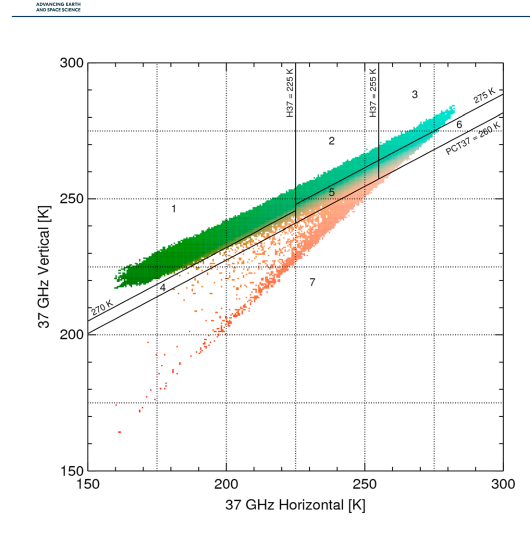
#> input picture demo_37color/fig1_full.png, 1060 x 1070 px (shown at 1/2 size)
$ python fit_recipe.py
#> lines starting #> are read from the running program, lines starting #| are printed output that depends on the picture; after the words box and inside, x2 and y2 are one past the last pixel; in counts of white or black regions, pixels touching at a corner belong together
"""Fit the 37color recipe constants to Jiang 2018 Fig. 1 ground-truth pixels."""
import numpy as np
from PIL import Image
from scipy.optimize import minimize

im = np.asarray(Image.open("fig1_full.png").convert("RGB")).astype(np.float64)
Y, X, _ = im.shape
#> Y = 1070; X = 1060
def px_to_h(px): return 150.0 + (px - 175.0) / (1006.0 - 175.0) * 150.0
def px_to_v(py): return 300.0 - (py - 125.0) / (941.0 - 125.0) * 150.0
mx = im.max(2); mn = im.min(2); sat = mx - mn
#> after `mx = im.max(2)`:
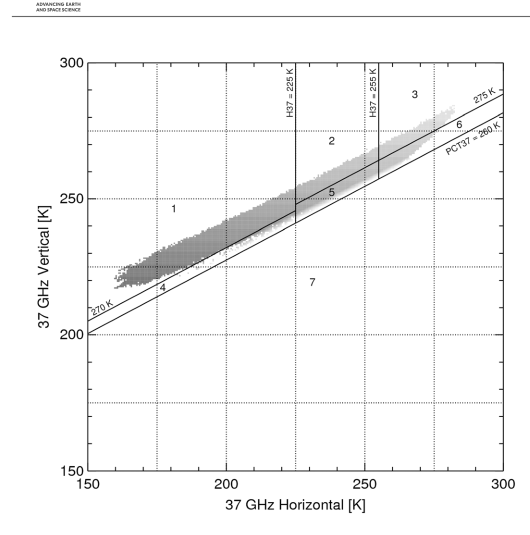
#> mx: shape (1070, 1060) float64 (shown at 1/2 size); min 0, max 255, mean 246.7
#> after `mn = im.min(2)`:
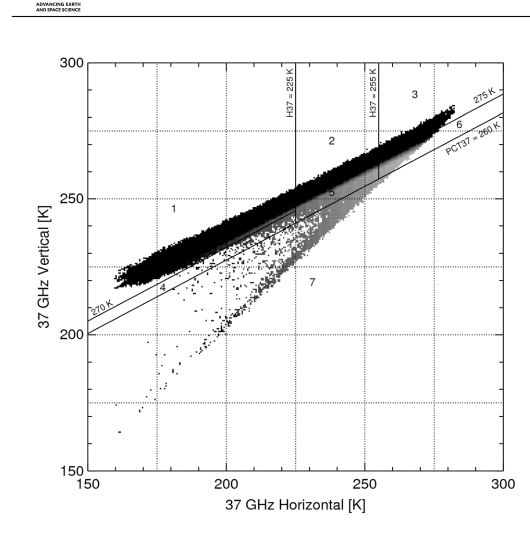
#> mn: shape (1070, 1060) float64 (shown at 1/2 size); min 0, max 255, mean 239.9
#> after `sat = mx - mn`:
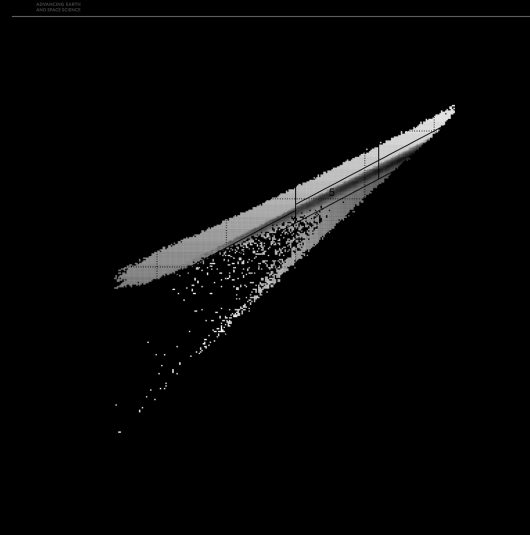
#> sat: shape (1070, 1060) float64 (shown at 1/2 size); min 0, max 255, mean 6.7
xx, yy = np.meshgrid(np.arange(X), np.arange(Y))
inbox = (xx > 178) & (xx < 1003) & (yy > 128) & (yy < 938)
# transition-inclusive: keep pale blend pixels, drop white bg / black / gray grid
# (sat>55 dropped the salmon<->cyan transition band and biased the fit sharp)
colored = inbox & (mn < 232) & (mx > 70) & (sat >= 18)
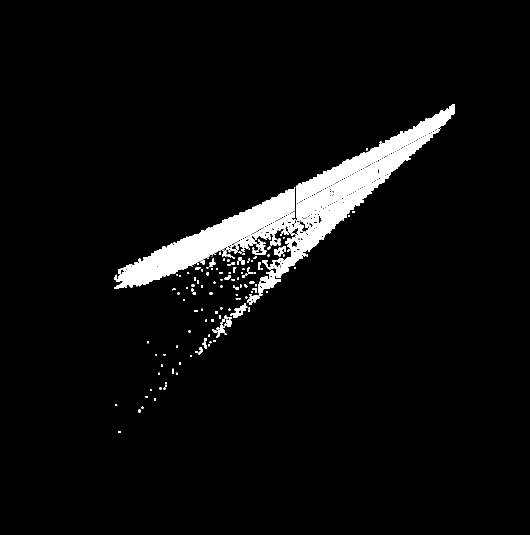
#> colored: shape (1070, 1060) bool (shown at 1/2 size); 4.7% white; 182 white regions (99 under 20 px), largest, box (x1, y1, x2, y2) and area: (469, 209, 910, 592) 24771, (228, 375, 591, 578) 18354, (592, 294, 757, 407) 5230
ys, xs = np.where(colored)
truth = im[ys, xs] / 255.0
h = px_to_h(xs); v = px_to_v(ys); pct = 2.18 * v - 1.18 * h

def model(p):
    a, b, c, d, g, e, f, gb = p
    R = np.clip((a - pct) / b, 0, 1)
    G = np.clip((v - c) / d, 0, 1) ** g
    B = np.clip((h - e) / f, 0, 1) ** gb
    return np.stack([R, G, B], -1)

def loss(p):
    return np.sqrt(((model(p) - truth) ** 2).sum(1)).mean()

# start from USER constants
x0 = [280, 20, 180, 120, 1.0, 180, 120, 1.0]
res = minimize(loss, x0, method="Nelder-Mead",
               options={"maxiter": 20000, "xatol": 1e-3, "fatol": 1e-6})
#> res = 8 items
p = res.x
#> p = [274.7, 11.81, 111.8, 185.2, 1.27, 185.1, 124.3, 0.792]
print("fitted params:")
names = ["R_a", "R_b", "G_c", "G_d", "G_gamma", "B_e", "B_f", "B_gamma"]
for n, val in zip(names, p):
    print(f"  {n:9s} = {val:8.2f}")
#> this loop made 8 passes
#> (n, val) on passes 1 to 8: ('R_a', 274.7), ('R_b', 11.81), ('G_c', 111.8), ('G_d', 185.2), ('G_gamma', 1.27), ('B_e', 185.1), ('B_f', 124.3), ('B_gamma', 0.792)
#|   R_a       =   274.75
#|   R_b       =    11.81
#|   G_c       =   111.82
#|   G_d       =   185.22
#|   G_gamma   =     1.27
#|   B_e       =   185.11
#|   B_f       =   124.34
#|   B_gamma   =     0.79
print(f"\nfitted mean RGB err = {loss(p)*255:.1f}  (USER was 50.3, MINE 50.3, OLD 97.3)")
#| fitted mean RGB err = 32.9  (USER was 50.3, MINE 50.3, OLD 97.3)

# round to clean-ish numbers and re-check
pr = [round(p[0]), round(p[1]), round(p[2]), round(p[3]), round(p[4], 2),
      round(p[5]), round(p[6]), round(p[7], 2)]
#> pr = [275, 12, 112, 185, 1.27, 185, 124, 0.79]
print(f"rounded {pr} -> err {loss(pr)*255:.1f}")
#| rounded [275, 12, 112, 185, 1.27, 185, 124, 0.79] -> err 32.9

# paint fitted
canvas = np.ones((Y, X, 3)); canvas[ys, xs] = model(p)
#> after `canvas[ys, xs] = model(p)`:
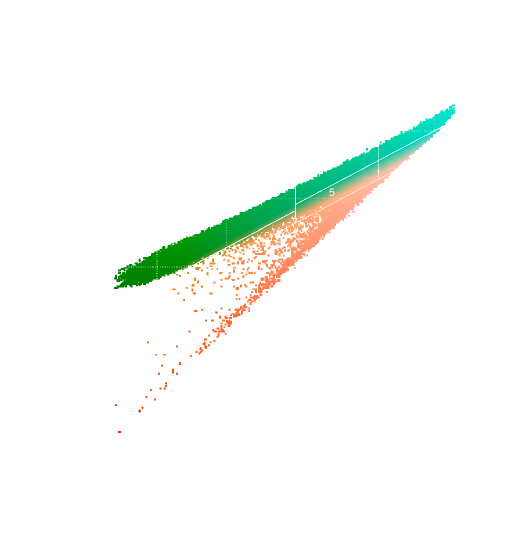
#> canvas: shape (1070, 1060, 3) float64 (shown at 1/2 size); mean of channels 0, 1, 2 0.972, 0.983, 0.97; drawn as R, G, B
Image.fromarray((canvas * 255).astype(np.uint8)).save("match_fit.png")
print("wrote match_fit.png")
